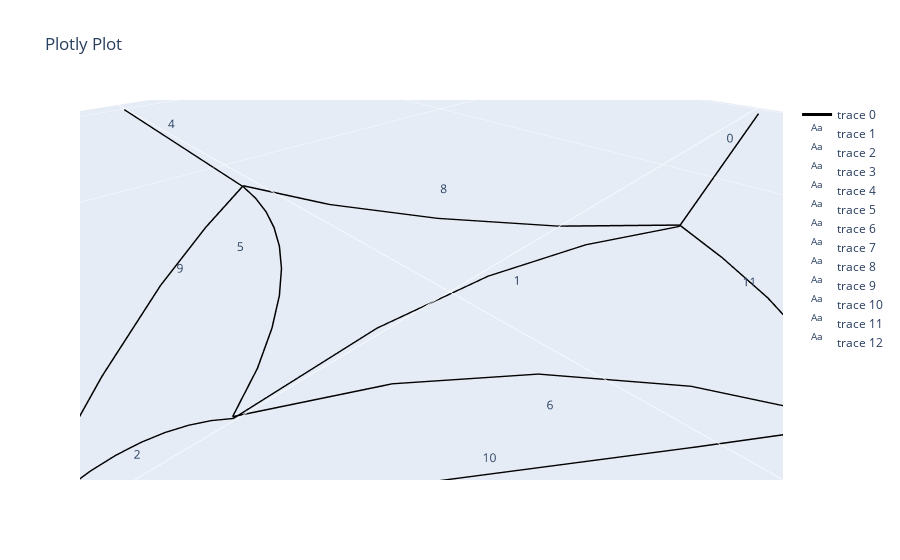

The code cell stored with this chart in its notebook:
### Markdown cell above
### Step 4: Account for intersections. 
Curved paths and intersections are automatically set up in the backend

### Code cell
printing_params = load_params(r'DATA/NT_Eel_0.2mm_og.json')
# When no interpolation function is provided, linear interpolation is used. No other interpolation function is implemented (yet?).
# net.jump_at_intersection(intersection_width = 2, intersection_height = 2, interpolation_function=None) # These settings are just for visibility, this would be way to much
# These setting are more appropriate for printing
net.jump_at_intersection(intersection_width = printing_params['d_nozzle']*1.5, intersection_height = printing_params['layer_height'], interpolation_function=None) 
net.net_plot(color=True, plot_type='arcs', elables=True)

### Figure 1 — Plotly figure (JSON) as saved in the notebook; plotly's stock layout.template omitted (floating-point values rounded to 4 significant figures)
{"data": [{"line": {"color": "black", "width": 3}, "mode": "lines", "type": "scatter3d", "x": [-95.68, -79.23, -62.78, -46.33, -29.87, null, -29.87, -17.65, -4.659, 8.769, 22.29, null, 22.29, 23.47, 24.77, 26.16, 27.62, 29.1, 30.59, 32.04, 33.42, 34.7, null, 34.7, 50.61, 66.51, 82.41, 98.31, null, 0.4214, 0.8666, 1.312, 1.757, 2.202, null, 2.202, 2.879, 3.973, 5.477, 7.379, 9.666, 12.32, 15.33, 18.66, 22.29, null, 22.29, 12.19, 3.38, -3.78, -9.003, null, -9.003, -7.091, -5.179, -3.267, -1.355, null, -29.87, -19.39, -10.45, -3.205, 2.202, null, 2.202, 11.37, 19.88, 27.67, 34.7, null, 34.7, 23.78, 12.85, 1.923, -9.003, null, -9.003, -15.18, -20.78, -25.7, -29.87, null], "y": [1.599, 3.764, 5.929, 8.094, 10.26, null, 10.26, 4.457, 0.6758, -0.9889, -0.4942, null, -0.4942, -1.409, -2.139, -2.668, -2.983, -3.078, -2.952, -2.605, -2.047, -1.29, null, -1.29, -1.019, -0.7473, -0.4759, -0.2044, null, -99.3, -84.28, -69.27, -54.26, -39.25, null, -39.25, -34.32, -29.48, -24.74, -20.15, -15.73, -11.53, -7.574, -3.885, -0.4942, null, -0.4942, 4.951, 12.31, 21.27, 31.49, null, 31.49, 47.63, 63.78, 79.92, 96.06, null, 10.26, -0.3586, -12.3, -25.34, -39.25, null, -39.25, -30.7, -21.49, -11.67, -1.29, null, -1.29, 6.905, 15.1, 23.3, 31.49, null, 31.49, 27.21, 22.19, 16.51, 10.26, null], "z": [0, 0, 0, 0, 0, null, 0, 0, 0, 0, 0, null, 0, 0, 0, 0, 0, 0, 0, 0, 0, 0, null, 0, 0, 0, 0, 0, null, 0, 0, 0, 0, 0, null, 0, 0, 0, 0, 0, 0, 0, 0, 0, 0.2, null, 0.2, 0, 0, 0, 0, null, 0, 0, 0, 0, 0, null, 0.2, 0, 0, 0, 0.2, null, 0.2, 0, 0, 0, 0.2, null, 0.2, 0, 0, 0, 0.2, null, 0.2, 0, 0, 0, 0.2, null]}, {"mode": "text", "text": ["0"], "type": "scatter3d", "x": [-62.78], "y": [5.929], "z": [0]}, {"mode": "text", "text": ["1"], "type": "scatter3d", "x": [-3.791], "y": [4.883], "z": [0]}, {"mode": "text", "text": ["2"], "type": "scatter3d", "x": [28.5], "y": [-0.8922], "z": [0]}, {"mode": "text", "text": ["3"], "type": "scatter3d", "x": [66.51], "y": [-0.7473], "z": [0]}, {"mode": "text", "text": ["4"], "type": "scatter3d", "x": [1.312], "y": [-69.27], "z": [0]}, {"mode": "text", "text": ["5"], "type": "scatter3d", "x": [12.25], "y": [-19.87], "z": [0]}, {"mode": "text", "text": ["6"], "type": "scatter3d", "x": [6.643], "y": [15.5], "z": [0]}, {"mode": "text", "text": ["7"], "type": "scatter3d", "x": [-5.179], "y": [63.78], "z": [0]}, {"mode": "text", "text": ["8"], "type": "scatter3d", "x": [-13.84], "y": [-14.49], "z": [0]}, {"mode": "text", "text": ["9"], "type": "scatter3d", "x": [18.45], "y": [-20.27], "z": [0]}, {"mode": "text", "text": ["10"], "type": "scatter3d", "x": [12.85], "y": [15.1], "z": [0]}, {"mode": "text", "text": ["11"], "type": "scatter3d", "x": [-19.44], "y": [20.88], "z": [0]}], "layout": {"scene": {"aspectmode": "data"}, "title": {"text": "Plotly Plot"}}}
